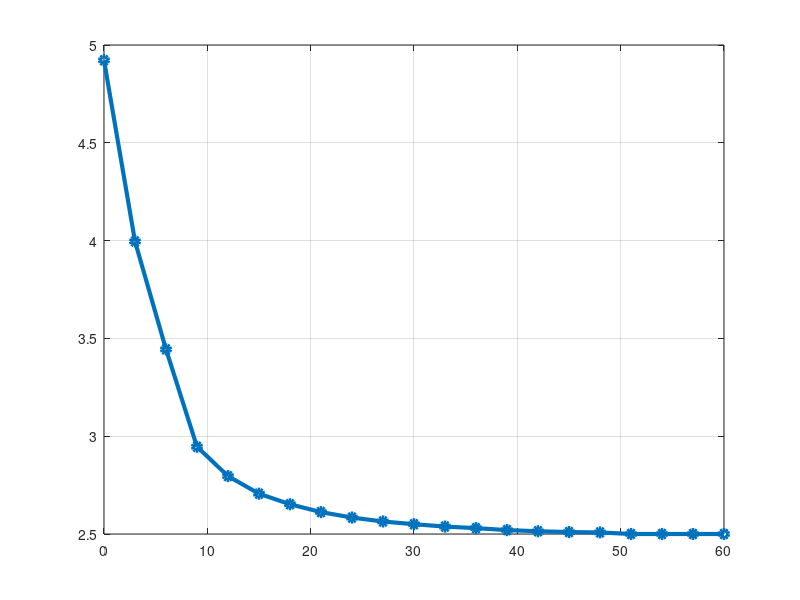

Write MATLAB code to recreate this figure. (Note: this script raises an error after producing the figure.)
clear all
close all
clc

values = [4.922 3.996 3.444 2.946 2.796 2.706 2.652 2.612 2.584 2.564 2.55 2.538 ...
    2.53 2.52 2.514 2.51 2.508 2.5 2.5 2.5 2.5];

distances = [0 3 6 9 12 15 18 21 24 27 30 33 36 39 42 45 48 51 54 57 60];

figure(1)
p=plot (distances, values, '-o','LineWidth',3)
grid on
[t,s] = title ('South Pole')
x = xlabel('Distance [mm]')
y = ylabel ('Voltage [V]')
% ylim ([0 3])
a = yline(2.49)
a.LineWidth = 1;
a.LineStyle = '--';
% a.Label = 'Regime value'

p.MarkerFaceColor = [1 0.5 0];
p.MarkerSize = 8;
t.FontSize = 16;
% s.FontAngle='italic';
x.FontSize = 15;
y.FontSize = 15;

